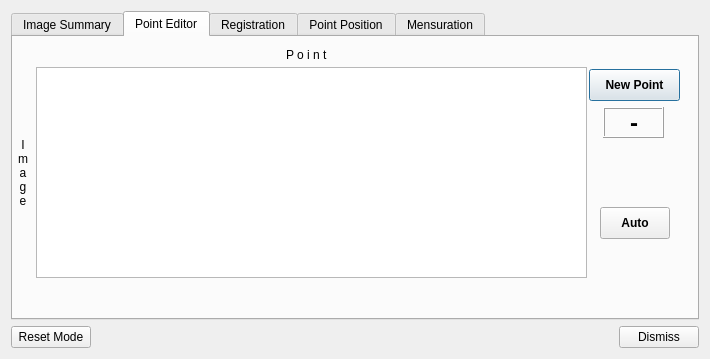
<?xml version="1.0" encoding="UTF-8"?>
<ui version="4.0">
 <class>MultiImageDialog</class>
 <widget class="QDialog" name="MultiImageDialog">
  <property name="geometry">
   <rect>
    <x>0</x>
    <y>0</y>
    <width>710</width>
    <height>359</height>
   </rect>
  </property>
  <property name="windowTitle">
   <string>Metric Exploitation</string>
  </property>
  <layout class="QVBoxLayout" name="verticalLayout_3">
   <item>
    <layout class="QHBoxLayout" name="horizontalLayout">
     <item>
      <widget class="QTabWidget" name="m_tabWidget">
       <property name="focusPolicy">
        <enum>Qt::NoFocus</enum>
       </property>
       <property name="autoFillBackground">
        <bool>false</bool>
       </property>
       <property name="tabPosition">
        <enum>QTabWidget::North</enum>
       </property>
       <property name="tabShape">
        <enum>QTabWidget::Rounded</enum>
       </property>
       <property name="currentIndex">
        <number>1</number>
       </property>
       <widget class="QWidget" name="m_imageSummaryTab">
        <property name="enabled">
         <bool>true</bool>
        </property>
        <property name="autoFillBackground">
         <bool>true</bool>
        </property>
        <attribute name="title">
         <string>Image Summary</string>
        </attribute>
        <widget class="QTableWidget" name="m_imageTable">
         <property name="enabled">
          <bool>true</bool>
         </property>
         <property name="geometry">
          <rect>
           <x>20</x>
           <y>20</y>
           <width>640</width>
           <height>220</height>
          </rect>
         </property>
         <property name="cursor" stdset="0">
          <cursorShape>ArrowCursor</cursorShape>
         </property>
         <property name="focusPolicy">
          <enum>Qt::NoFocus</enum>
         </property>
         <property name="frameShape">
          <enum>QFrame::StyledPanel</enum>
         </property>
         <property name="frameShadow">
          <enum>QFrame::Raised</enum>
         </property>
         <property name="editTriggers">
          <set>QAbstractItemView::NoEditTriggers</set>
         </property>
         <property name="tabKeyNavigation">
          <bool>false</bool>
         </property>
         <property name="showDropIndicator" stdset="0">
          <bool>false</bool>
         </property>
         <property name="dragDropOverwriteMode">
          <bool>false</bool>
         </property>
         <property name="alternatingRowColors">
          <bool>true</bool>
         </property>
         <property name="horizontalScrollMode">
          <enum>QAbstractItemView::ScrollPerItem</enum>
         </property>
         <property name="wordWrap">
          <bool>false</bool>
         </property>
         <property name="cornerButtonEnabled">
          <bool>false</bool>
         </property>
         <attribute name="horizontalHeaderHighlightSections">
          <bool>false</bool>
         </attribute>
         <attribute name="verticalHeaderHighlightSections">
          <bool>false</bool>
         </attribute>
        </widget>
       </widget>
       <widget class="QWidget" name="m_pointEditorTab">
        <property name="enabled">
         <bool>true</bool>
        </property>
        <attribute name="title">
         <string>Point Editor</string>
        </attribute>
        <widget class="QTableWidget" name="m_pointTable">
         <property name="geometry">
          <rect>
           <x>23</x>
           <y>30</y>
           <width>551</width>
           <height>211</height>
          </rect>
         </property>
         <property name="sizePolicy">
          <sizepolicy hsizetype="Minimum" vsizetype="Minimum">
           <horstretch>0</horstretch>
           <verstretch>0</verstretch>
          </sizepolicy>
         </property>
         <property name="layoutDirection">
          <enum>Qt::LeftToRight</enum>
         </property>
         <property name="editTriggers">
          <set>QAbstractItemView::NoEditTriggers</set>
         </property>
         <property name="tabKeyNavigation">
          <bool>false</bool>
         </property>
         <property name="showDropIndicator" stdset="0">
          <bool>false</bool>
         </property>
         <property name="dragDropOverwriteMode">
          <bool>false</bool>
         </property>
         <property name="alternatingRowColors">
          <bool>true</bool>
         </property>
         <property name="wordWrap">
          <bool>false</bool>
         </property>
         <property name="cornerButtonEnabled">
          <bool>false</bool>
         </property>
        </widget>
        <widget class="QPushButton" name="m_addPointButton">
         <property name="geometry">
          <rect>
           <x>576</x>
           <y>32</y>
           <width>91</width>
           <height>32</height>
          </rect>
         </property>
         <property name="font">
          <font>
           <weight>75</weight>
           <bold>true</bold>
          </font>
         </property>
         <property name="text">
          <string>New Point</string>
         </property>
        </widget>
        <widget class="QLabel" name="label_4">
         <property name="geometry">
          <rect>
           <x>2</x>
           <y>95</y>
           <width>16</width>
           <height>81</height>
          </rect>
         </property>
         <property name="text">
          <string>I
m
a
g
e</string>
         </property>
         <property name="alignment">
          <set>Qt::AlignCenter</set>
         </property>
        </widget>
        <widget class="QLabel" name="label_5">
         <property name="geometry">
          <rect>
           <x>273</x>
           <y>10</y>
           <width>51</width>
           <height>16</height>
          </rect>
         </property>
         <property name="text">
          <string>P o i n t</string>
         </property>
        </widget>
        <widget class="QLabel" name="m_currentPointID">
         <property name="geometry">
          <rect>
           <x>590</x>
           <y>78</y>
           <width>62</width>
           <height>16</height>
          </rect>
         </property>
         <property name="font">
          <font>
           <pointsize>18</pointsize>
           <weight>75</weight>
           <bold>true</bold>
          </font>
         </property>
         <property name="text">
          <string>-</string>
         </property>
         <property name="alignment">
          <set>Qt::AlignCenter</set>
         </property>
        </widget>
        <widget class="QFrame" name="frame_2">
         <property name="geometry">
          <rect>
           <x>590</x>
           <y>70</y>
           <width>61</width>
           <height>31</height>
          </rect>
         </property>
         <property name="frameShape">
          <enum>QFrame::Box</enum>
         </property>
         <property name="frameShadow">
          <enum>QFrame::Raised</enum>
         </property>
        </widget>
        <widget class="QPushButton" name="m_autoMeasButton">
         <property name="geometry">
          <rect>
           <x>587</x>
           <y>170</y>
           <width>70</width>
           <height>32</height>
          </rect>
         </property>
         <property name="font">
          <font>
           <weight>75</weight>
           <bold>true</bold>
          </font>
         </property>
         <property name="text">
          <string>Auto</string>
         </property>
        </widget>
        <zorder>frame_2</zorder>
        <zorder>m_pointTable</zorder>
        <zorder>m_addPointButton</zorder>
        <zorder>label_4</zorder>
        <zorder>label_5</zorder>
        <zorder>m_currentPointID</zorder>
        <zorder>m_autoMeasButton</zorder>
       </widget>
       <widget class="QWidget" name="m_RegistrationTab">
        <attribute name="title">
         <string>Registration</string>
        </attribute>
        <widget class="QPushButton" name="m_registerButton">
         <property name="geometry">
          <rect>
           <x>568</x>
           <y>21</y>
           <width>94</width>
           <height>32</height>
          </rect>
         </property>
         <property name="font">
          <font>
           <weight>75</weight>
           <bold>true</bold>
          </font>
         </property>
         <property name="text">
          <string>Register</string>
         </property>
        </widget>
        <widget class="QTextBrowser" name="m_regResultsBrowser">
         <property name="geometry">
          <rect>
           <x>10</x>
           <y>10</y>
           <width>551</width>
           <height>231</height>
          </rect>
         </property>
        </widget>
        <widget class="QFrame" name="frame_3">
         <property name="geometry">
          <rect>
           <x>575</x>
           <y>60</y>
           <width>80</width>
           <height>81</height>
          </rect>
         </property>
         <property name="frameShape">
          <enum>QFrame::Box</enum>
         </property>
         <property name="frameShadow">
          <enum>QFrame::Raised</enum>
         </property>
         <widget class="Line" name="line">
          <property name="geometry">
           <rect>
            <x>-20</x>
            <y>40</y>
            <width>118</width>
            <height>3</height>
           </rect>
          </property>
          <property name="orientation">
           <enum>Qt::Horizontal</enum>
          </property>
         </widget>
         <widget class="QPushButton" name="m_resetRegButton">
          <property name="geometry">
           <rect>
            <x>5</x>
            <y>46</y>
            <width>70</width>
            <height>32</height>
           </rect>
          </property>
          <property name="font">
           <font>
            <pointsize>14</pointsize>
            <weight>50</weight>
            <bold>false</bold>
           </font>
          </property>
          <property name="text">
           <string>Clear</string>
          </property>
         </widget>
         <widget class="QPushButton" name="m_acceptRegButton">
          <property name="geometry">
           <rect>
            <x>5</x>
            <y>6</y>
            <width>70</width>
            <height>32</height>
           </rect>
          </property>
          <property name="text">
           <string>Accept</string>
          </property>
         </widget>
        </widget>
        <zorder>frame_3</zorder>
        <zorder>m_registerButton</zorder>
        <zorder>m_regResultsBrowser</zorder>
       </widget>
       <widget class="QWidget" name="m_pointPositionTab">
        <attribute name="title">
         <string>Point Position</string>
        </attribute>
        <widget class="QPushButton" name="m_dropButton">
         <property name="geometry">
          <rect>
           <x>550</x>
           <y>10</y>
           <width>114</width>
           <height>32</height>
          </rect>
         </property>
         <property name="font">
          <font>
           <weight>75</weight>
           <bold>true</bold>
          </font>
         </property>
         <property name="text">
          <string>Drop Point</string>
         </property>
        </widget>
        <widget class="QLabel" name="m_notCertified">
         <property name="geometry">
          <rect>
           <x>198</x>
           <y>206</y>
           <width>281</width>
           <height>20</height>
          </rect>
         </property>
         <property name="font">
          <font>
           <pointsize>18</pointsize>
           <weight>50</weight>
           <bold>false</bold>
          </font>
         </property>
         <property name="text">
          <string>&lt;html&gt;&lt;head/&gt;&lt;body&gt;&lt;p&gt;&lt;span style=&quot; font-style:italic; color:#0000ff;&quot;&gt;NOT CERTIFIED FOR TARGETING&lt;/span&gt;&lt;/p&gt;&lt;/body&gt;&lt;/html&gt;</string>
         </property>
        </widget>
        <widget class="QTextBrowser" name="m_pointPositionBrowser">
         <property name="geometry">
          <rect>
           <x>20</x>
           <y>0</y>
           <width>521</width>
           <height>192</height>
          </rect>
         </property>
         <property name="frameShadow">
          <enum>QFrame::Sunken</enum>
         </property>
        </widget>
        <widget class="QPushButton" name="m_clearPointButton">
         <property name="geometry">
          <rect>
           <x>550</x>
           <y>60</y>
           <width>114</width>
           <height>32</height>
          </rect>
         </property>
         <property name="font">
          <font>
           <weight>50</weight>
           <italic>false</italic>
           <bold>false</bold>
          </font>
         </property>
         <property name="text">
          <string>Clear Current</string>
         </property>
        </widget>
       </widget>
       <widget class="QWidget" name="m_mensurationTab">
        <attribute name="title">
         <string>Mensuration</string>
        </attribute>
       </widget>
      </widget>
     </item>
    </layout>
   </item>
   <item>
    <layout class="QHBoxLayout" name="m_botPanel">
     <property name="sizeConstraint">
      <enum>QLayout::SetNoConstraint</enum>
     </property>
     <item>
      <widget class="QPushButton" name="m_resetModeButton">
       <property name="sizePolicy">
        <sizepolicy hsizetype="Fixed" vsizetype="Fixed">
         <horstretch>0</horstretch>
         <verstretch>0</verstretch>
        </sizepolicy>
       </property>
       <property name="text">
        <string>Reset Mode</string>
       </property>
      </widget>
     </item>
     <item>
      <spacer name="horizontalSpacer_1">
       <property name="orientation">
        <enum>Qt::Horizontal</enum>
       </property>
       <property name="sizeHint" stdset="0">
        <size>
         <width>40</width>
         <height>20</height>
        </size>
       </property>
      </spacer>
     </item>
     <item>
      <spacer name="horizontalSpacer_2">
       <property name="orientation">
        <enum>Qt::Horizontal</enum>
       </property>
       <property name="sizeHint" stdset="0">
        <size>
         <width>40</width>
         <height>20</height>
        </size>
       </property>
      </spacer>
     </item>
     <item>
      <widget class="QPushButton" name="m_hideButton">
       <property name="sizePolicy">
        <sizepolicy hsizetype="Fixed" vsizetype="Fixed">
         <horstretch>0</horstretch>
         <verstretch>0</verstretch>
        </sizepolicy>
       </property>
       <property name="text">
        <string>Dismiss</string>
       </property>
      </widget>
     </item>
    </layout>
   </item>
  </layout>
 </widget>
 <resources/>
 <connections/>
</ui>
